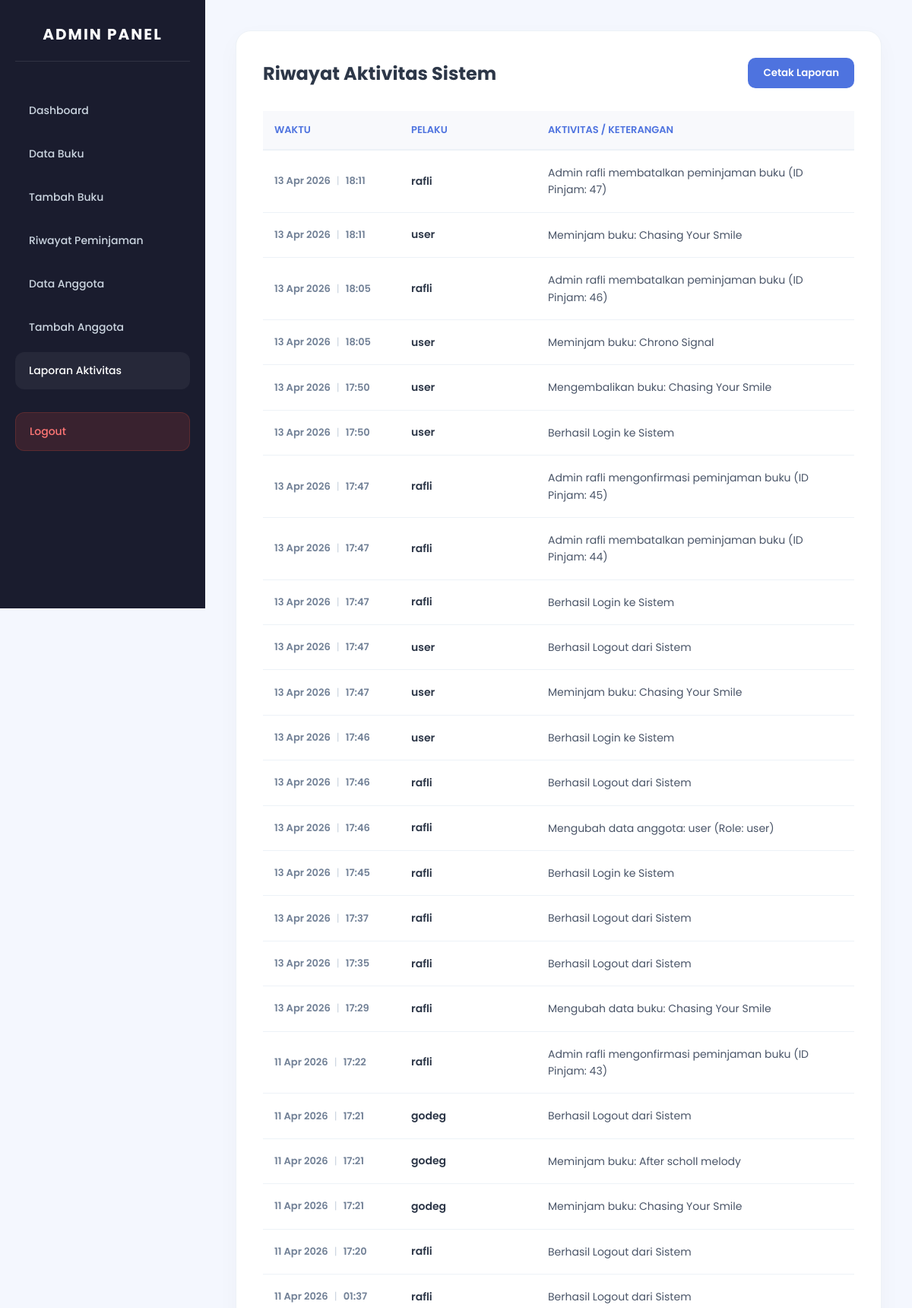
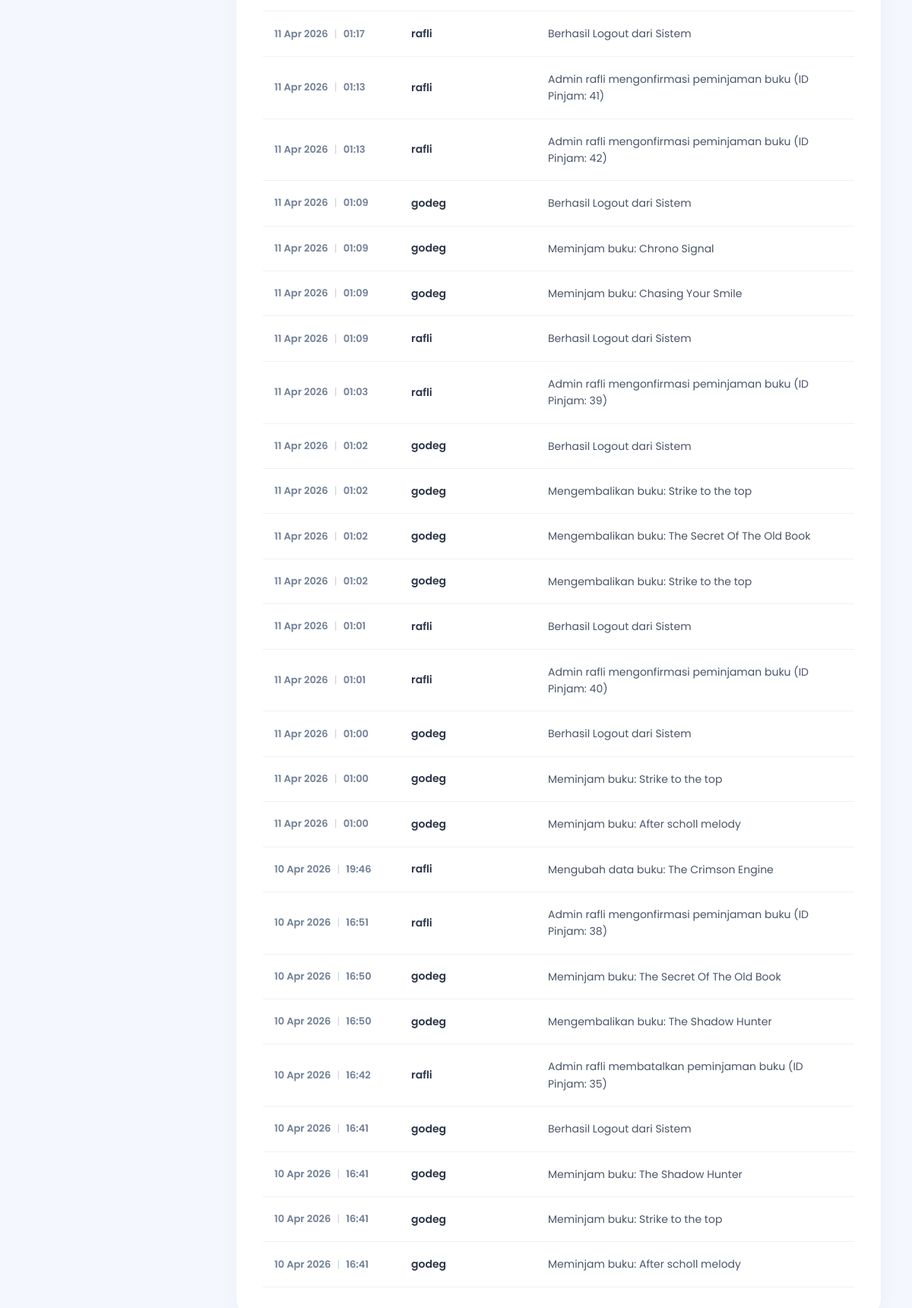
The app's page /project_rafli/admin/laporan_aktivitas.php (signed in), older data (2 pictures, top to bottom).
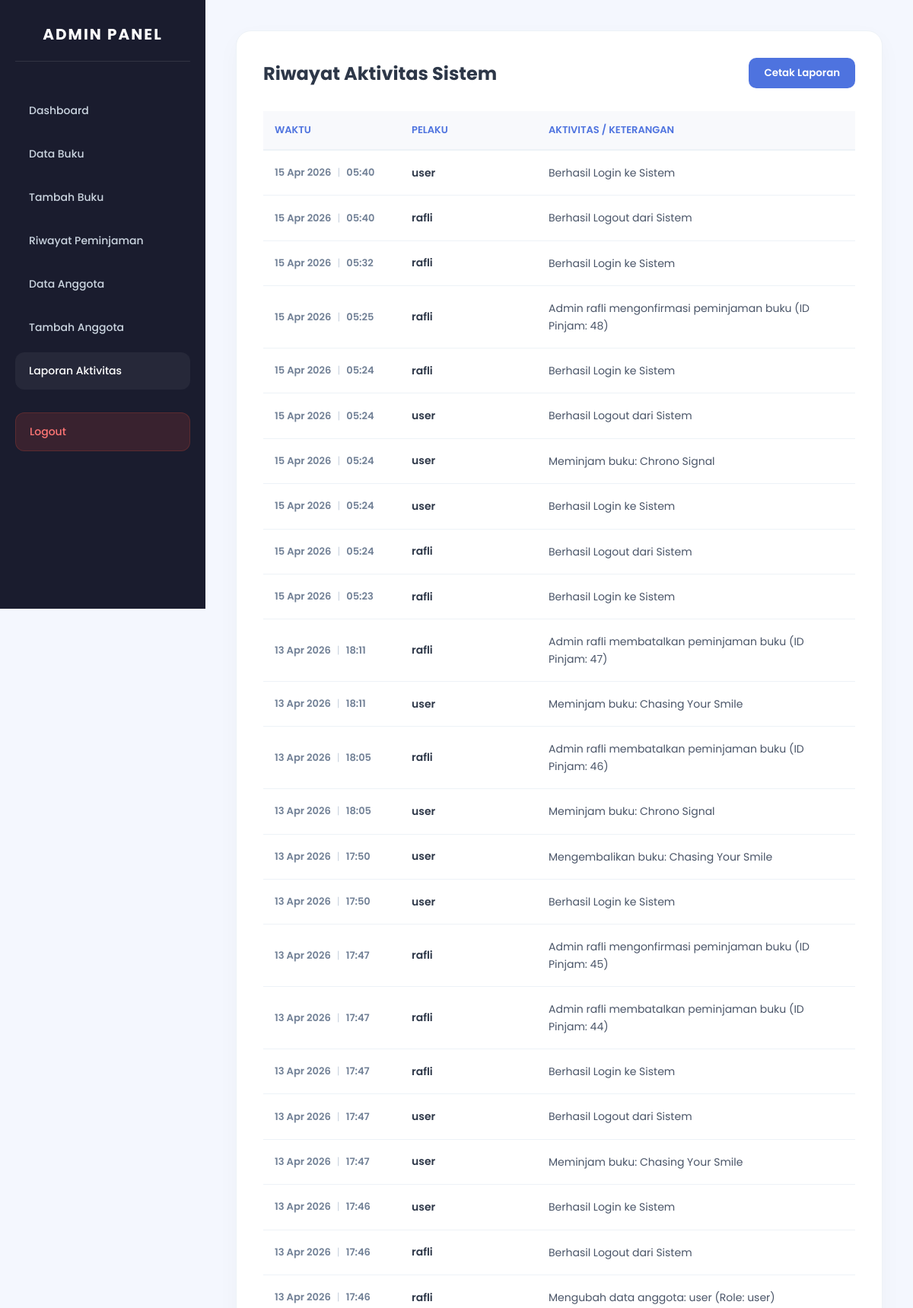
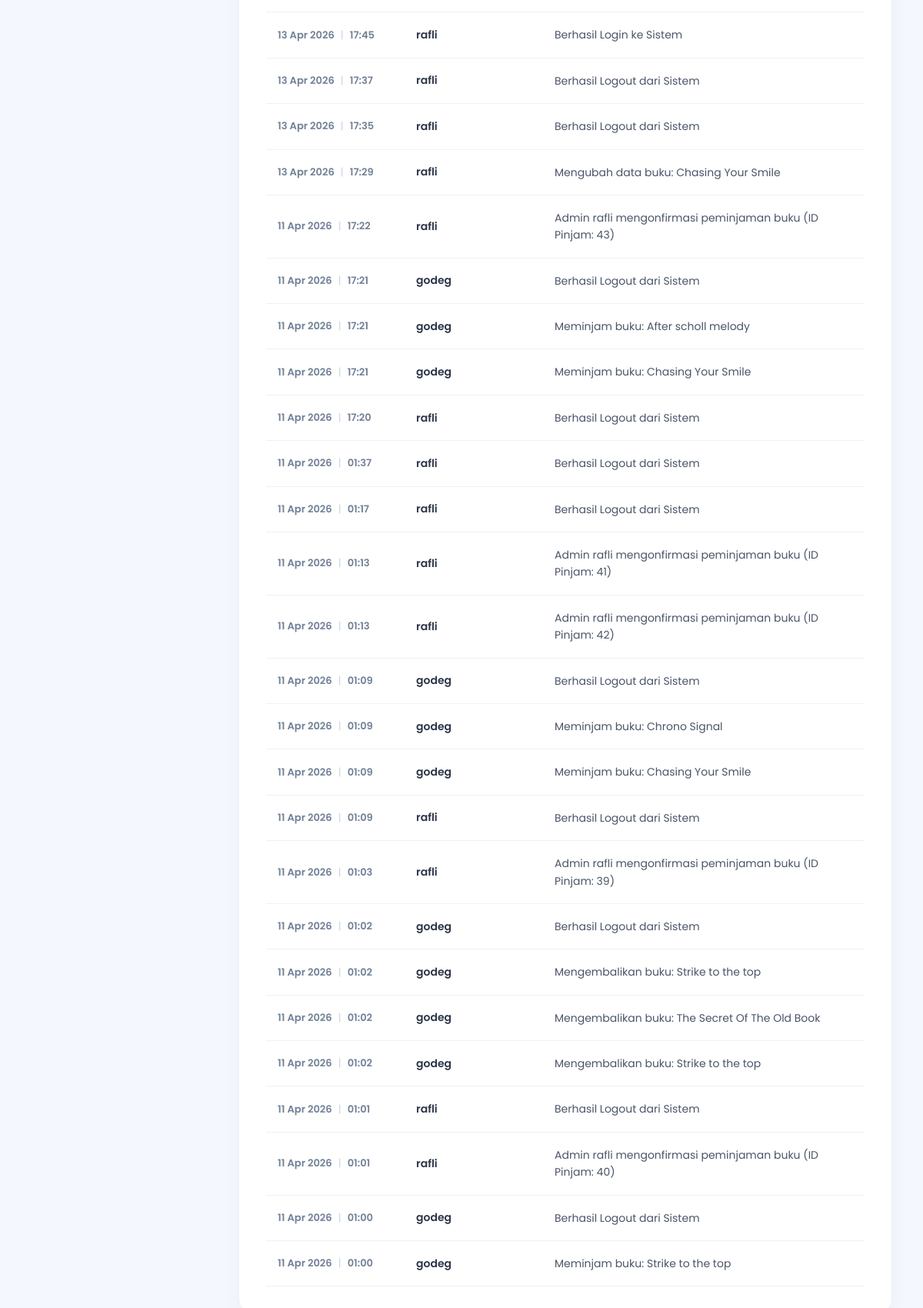
The same page, newer data (2 pictures, top to bottom).
### tables this page shows
CREATE TABLE `log_aktivitas` (
  `id` int(11) NOT NULL,
  `nama_pelaku` varchar(100) DEFAULT NULL,
  `aktivitas` varchar(255) DEFAULT NULL,
  `kategori` varchar(50) DEFAULT NULL,
  `waktu` timestamp NOT NULL DEFAULT current_timestamp()
);

### project_rafli/admin/laporan_aktivitas.php (the view, shortened to what this page needs)
<?php
include '../config.php';
$result = mysqli_query($koneksi, "SELECT * FROM log_aktivitas ORDER BY waktu DESC LIMIT 50");
?>
<!DOCTYPE html>
<html lang="id">
<head>
</head>
<body>
<div class="wrapper">
    <div class="sidebar">
        <h3>ADMIN PANEL</h3>
        <a href="dashboard_admin.php">Dashboard</a>
        <a href="data_buku.php">Data Buku</a>
        <a href="tambah_buku.php">Tambah Buku</a>
        <a href="riwayat_peminjaman.php">Riwayat Peminjaman</a>
        <a href="data_anggota.php">Data Anggota</a>
        <a href="tambah_anggota.php">Tambah Anggota</a>
        <a href="laporan_aktivitas.php" class="active">Laporan Aktivitas</a>
        <a href="../logout.php" class="logout">Logout</a>
    </div>
    <div class="content">
        <div class="container">
            <div class="header-flex">
                <h2>Riwayat Aktivitas Sistem</h2>
                <button onclick="window.print()" class="btn-cetak">
                    Cetak Laporan
                </button>
            </div>
            <table>
                <thead>
                    <tr>
                        <th width="180">Waktu</th>
                        <th width="180">Pelaku</th>
                        <th>Aktivitas / Keterangan</th>
                    </tr>
                </thead>
                <tbody>
                    <?php if(mysqli_num_rows($result) > 0): ?>
                        <?php while($row = mysqli_fetch_assoc($result)): ?>
                        <tr>
                            <td style="font-weight:600; color:#718096; font-size:13px;">
                                <?= date('d M Y', strtotime($row['waktu'])) ?>
                                <span style="font-weight:400; color:#cbd5e0; margin:0 5px;">|</span>
                                <?= date('H:i', strtotime($row['waktu'])) ?>
                            </td>
                            <td style="color: #2d3748; font-weight: 600;">
                                <?= htmlspecialchars($row['nama_pelaku']) ?>
                            </td>
                            <td style="line-height: 1.6;">
                                <?= htmlspecialchars($row['aktivitas']) ?>
                            </td>
                        </tr>
                        <?php endwhile; ?>
                    <?php endif; ?>
                </tbody>
            </table>
        </div>
    </div>
</div>
</body>
</html>

Row changes from the older to the newer data that the page shows:
no longer on this page (row unchanged): log_aktivitas: waktu "11 Apr 2026", waktu "01:00", nama_pelaku "godeg", aktivitas "Meminjam buku: After scholl melody"
no longer on this page (row unchanged): log_aktivitas: waktu "10 Apr 2026", waktu "19:46", nama_pelaku "rafli", aktivitas "Mengubah data buku: The Crimson Engine"
no longer on this page (row unchanged): log_aktivitas: waktu "10 Apr 2026", waktu "16:51", nama_pelaku "rafli", aktivitas "Admin rafli mengonfirmasi peminjaman buku (ID Pinjam: 38)"
no longer on this page (row unchanged): log_aktivitas: waktu "10 Apr 2026", waktu "16:50", nama_pelaku "godeg", aktivitas "Meminjam buku: The Secret Of The Old Book"
no longer on this page (row unchanged): log_aktivitas: waktu "10 Apr 2026", waktu "16:50", nama_pelaku "godeg", aktivitas "Mengembalikan buku: The Shadow Hunter"
no longer on this page (row unchanged): log_aktivitas: waktu "10 Apr 2026", waktu "16:42", nama_pelaku "rafli", aktivitas "Admin rafli membatalkan peminjaman buku (ID Pinjam: 35)"
no longer on this page (row unchanged): log_aktivitas: waktu "10 Apr 2026", waktu "16:41", nama_pelaku "godeg", aktivitas "Berhasil Logout dari Sistem"
no longer on this page (row unchanged): log_aktivitas: waktu "10 Apr 2026", waktu "16:41", nama_pelaku "godeg", aktivitas "Meminjam buku: The Shadow Hunter"
no longer on this page (row unchanged): log_aktivitas: waktu "10 Apr 2026", waktu "16:41", nama_pelaku "godeg", aktivitas "Meminjam buku: Strike to the top"
no longer on this page (row unchanged): log_aktivitas: waktu "10 Apr 2026", waktu "16:41", nama_pelaku "godeg", aktivitas "Meminjam buku: After scholl melody"
added log_aktivitas: waktu "15 Apr 2026", waktu "05:40", nama_pelaku "user", aktivitas "Berhasil Login ke Sistem"
added log_aktivitas: waktu "15 Apr 2026", waktu "05:40", nama_pelaku "rafli", aktivitas "Berhasil Logout dari Sistem"
added log_aktivitas: waktu "15 Apr 2026", waktu "05:32", nama_pelaku "rafli", aktivitas "Berhasil Login ke Sistem"
added log_aktivitas: waktu "15 Apr 2026", waktu "05:25", nama_pelaku "rafli", aktivitas "Admin rafli mengonfirmasi peminjaman buku (ID Pinjam: 48)"
added log_aktivitas: waktu "15 Apr 2026", waktu "05:24", nama_pelaku "rafli", aktivitas "Berhasil Login ke Sistem"
added log_aktivitas: waktu "15 Apr 2026", waktu "05:24", nama_pelaku "user", aktivitas "Berhasil Logout dari Sistem"
added log_aktivitas: waktu "15 Apr 2026", waktu "05:24", nama_pelaku "user", aktivitas "Meminjam buku: Chrono Signal"
added log_aktivitas: waktu "15 Apr 2026", waktu "05:24", nama_pelaku "user", aktivitas "Berhasil Login ke Sistem"
added log_aktivitas: waktu "15 Apr 2026", waktu "05:24", nama_pelaku "rafli", aktivitas "Berhasil Logout dari Sistem"
added log_aktivitas: waktu "15 Apr 2026", waktu "05:23", nama_pelaku "rafli", aktivitas "Berhasil Login ke Sistem"
